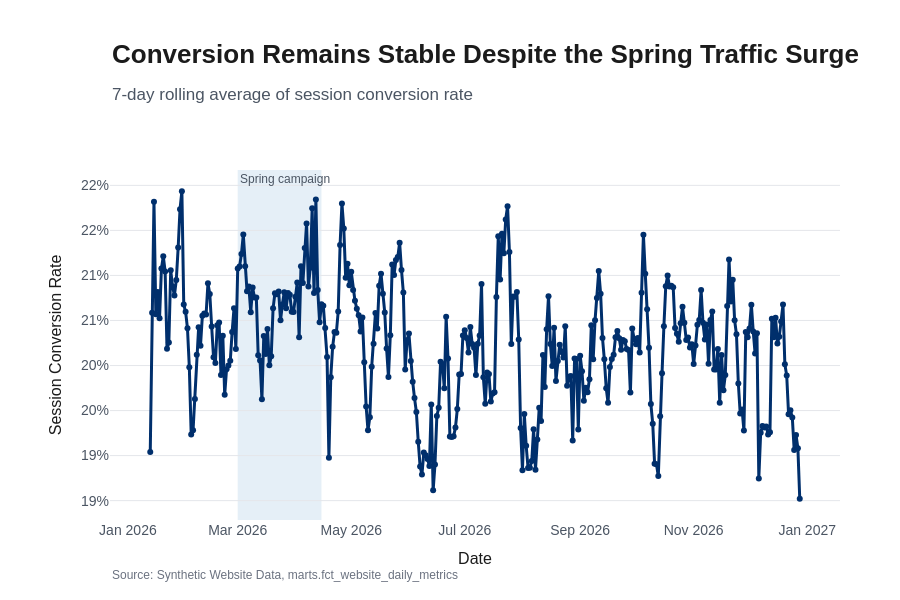

The notebook cell saved with this chart:
### Code cell
figure = line_chart(
    daily_performance,
    x="date_day",
    y="conversion_rate_7d_avg",
    theme=theme,
    title="Conversion Remains Stable Despite the Spring Traffic Surge",
    subtitle="7-day rolling average of session conversion rate",
    x_axis_title="Date",
    y_axis_title="Session Conversion Rate",
    event_bands=[
        {
            "start": campaign_start,
            "end": campaign_end,
            "label": "Spring campaign",
        }
    ],
    source="Synthetic Website Data, marts.fct_website_daily_metrics",
)

figure.update_yaxes(tickformat=".0%")
figure.update_traces(hovertemplate="%{x|%b %d, %Y}<br>%{y:.1%}<extra></extra>")
figure.show()

### Figure 1 — Plotly figure (JSON) as saved in the notebook; plotly's stock layout.template omitted (floating-point values rounded to 4 significant figures; data arrays with more than 128 entries replaced by an {"elided": "..."} marker saying what was removed)
{"data": [{"hovertemplate": "%{x|%b %d, %Y}<br>%{y:.1%}<extra></extra>", "line": {"color": "#002F6C", "width": 3}, "marker": {"color": "#002F6C", "size": 6}, "mode": "lines+markers", "name": "Conversion Rate 7D Avg", "type": "scatter", "x": {"elided": "350 str values"}, "y": {"elided": "350 float values"}}], "layout": {"annotations": [{"font": {"color": "#4B5563", "size": 12, "weight": 500}, "showarrow": false, "text": "Spring campaign", "x": "2026-03-01T00:00:00", "xanchor": "left", "xref": "x", "y": 1, "yanchor": "top", "yref": "y domain"}, {"align": "left", "font": {"color": "#1B1B1B", "family": "IBM Plex Sans, Arial, sans-serif", "size": 26, "weight": 600}, "showarrow": false, "text": "Conversion Remains Stable Despite the Spring Traffic Surge", "x": 0, "xanchor": "left", "xref": "paper", "y": 1.38, "yanchor": "top", "yref": "paper"}, {"align": "left", "font": {"color": "#4B5563", "family": "IBM Plex Sans, Arial, sans-serif", "size": 17, "weight": 400}, "showarrow": false, "text": "7-day rolling average of session conversion rate", "x": 0, "xanchor": "left", "xref": "paper", "y": 1.25, "yanchor": "top", "yref": "paper"}, {"align": "left", "font": {"color": "#6B7280", "family": "IBM Plex Sans, Arial, sans-serif", "size": 12, "weight": 400}, "showarrow": false, "text": "Source: Synthetic Website Data, marts.fct_website_daily_metrics", "x": 0, "xanchor": "left", "xref": "paper", "y": -0.13, "yanchor": "top", "yref": "paper"}], "autosize": true, "bargap": 0.25, "font": {"color": "#1B1B1B", "family": "IBM Plex Sans, Arial, sans-serif", "size": 14, "weight": 400}, "height": 600, "hovermode": "x unified", "legend": {"font": {"color": "#1B1B1B", "family": "IBM Plex Sans, Arial, sans-serif", "size": 14, "weight": 400}, "maxheight": 0.12, "orientation": "h", "x": 0, "xanchor": "left", "y": 1.01, "yanchor": "bottom"}, "margin": {"b": 80, "l": 110, "r": 60, "t": 170}, "paper_bgcolor": "#FFFFFF", "plot_bgcolor": "#FFFFFF", "shapes": [{"fillcolor": "#4A90C2", "layer": "below", "line": {"width": 0}, "opacity": 0.14, "type": "rect", "x0": "2026-03-01T00:00:00", "x1": "2026-04-15T00:00:00", "xref": "x", "y0": 0, "y1": 1, "yref": "y domain"}], "showlegend": false, "xaxis": {"automargin": true, "showgrid": false, "showline": false, "tickfont": {"color": "#4B5563", "family": "IBM Plex Sans, Arial, sans-serif", "size": 14, "weight": 400}, "ticks": "", "title": {"font": {"color": "#1B1B1B", "family": "IBM Plex Sans, Arial, sans-serif", "size": 16, "weight": 500}, "text": "Date"}, "zeroline": false}, "yaxis": {"automargin": true, "gridcolor": "#E5E7EB", "gridwidth": 1, "showgrid": true, "showline": false, "tickfont": {"color": "#4B5563", "family": "IBM Plex Sans, Arial, sans-serif", "size": 14, "weight": 400}, "tickformat": ".0%", "ticks": "", "title": {"font": {"color": "#1B1B1B", "family": "IBM Plex Sans, Arial, sans-serif", "size": 16, "weight": 500}, "text": "Session Conversion Rate"}, "zeroline": false, "zerolinecolor": "#D1D5DB"}}}
